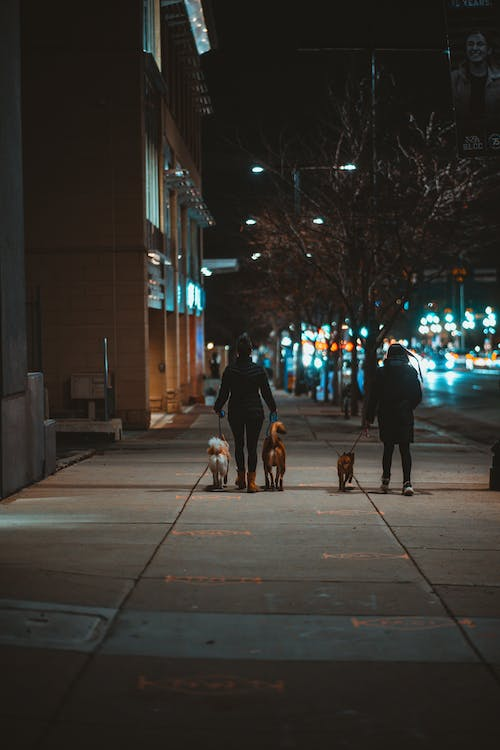
#> input picture free-photo-of-people-walking-dogs-on-sidewalk-at-night.jpeg, 500 x 750 px
$ python functions.py
#> lines starting #> are read from the running program, lines starting #| are printed output that depends on the picture; after the words box and inside, x2 and y2 are one past the last pixel; in counts of white or black regions, pixels touching at a corner belong together
# from color image to gray image

import cv2
import numpy as np

img = cv2.imread("free-photo-of-people-walking-dogs-on-sidewalk-at-night.jpeg")
#> img is the input picture: shape (750, 500, 3); mean B, G, R 44.5, 49.7, 52.2
gray = cv2.cvtColor(img, cv2.COLOR_BGR2GRAY)
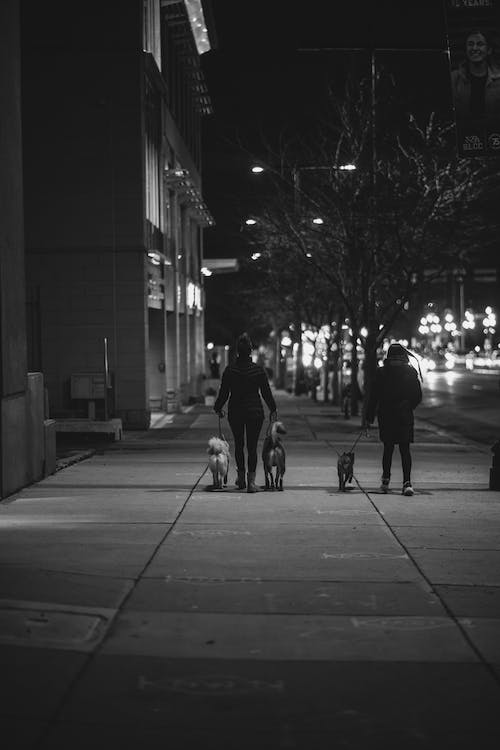
#> gray: shape (750, 500); min 0, max 255, mean 49.8
cv2.imshow("GRAY IMAGE", gray)


# bluring or image
blur_img = cv2.GaussianBlur(img, (7, 7), 0)
cv2.imshow("BLUR IMAGE", blur_img)


# Edge Detection
imgCanny = cv2.Canny(img, 100, 100)
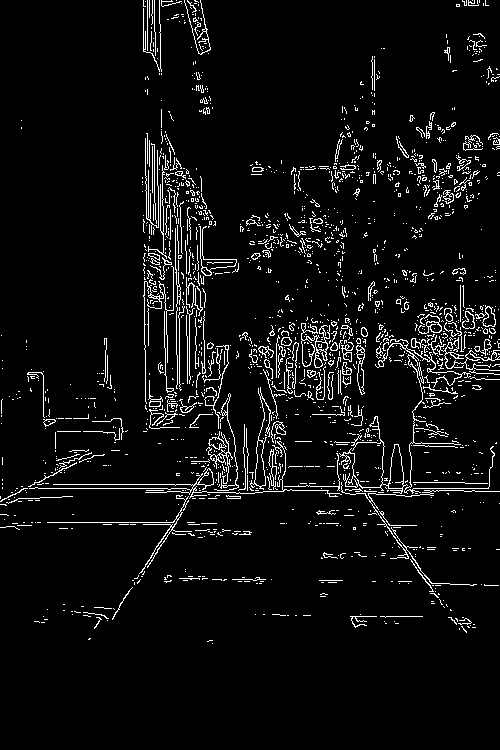
#> imgCanny: shape (750, 500); 5.4% white in thin lines or dots, all inside (x1, y1, x2, y2) = (0, 0, 500, 644)
cv2.imshow("CANNY IMAGE", imgCanny)


# Dilation and Erode
# for Dilationn
kernel = np.ones(
    (5, 5), np.uint8
)  # unassigned integer 8 bit, meaning value can range from 0 to 255
imgDilation = cv2.dilate(gray, kernel, iterations=2)
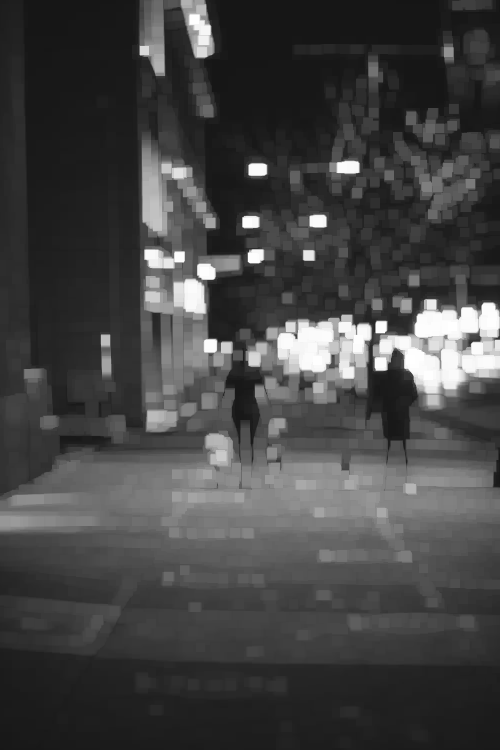
#> imgDilation: shape (750, 500); min 21, max 255, mean 67.8
cv2.imshow("DILATED IMAGE", imgDilation)


# for erode
imgerod = cv2.erode(gray, kernel, iterations=2)
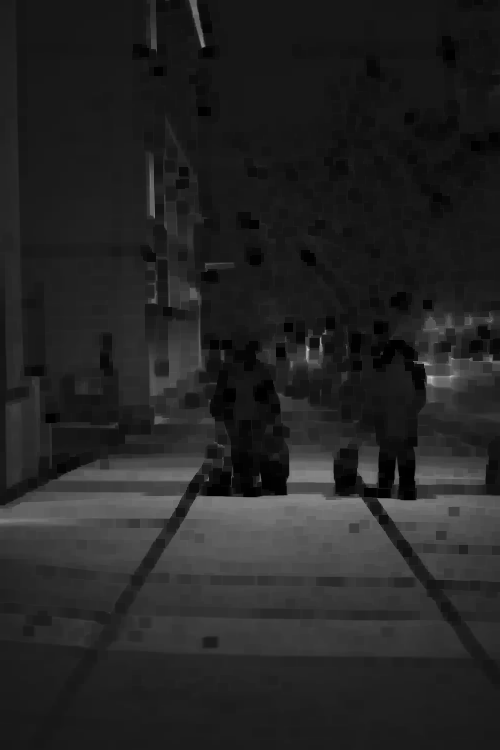
#> imgerod: shape (750, 500); min 0, max 204, mean 36.2
cv2.imshow("EROD IMAGE", imgerod)
cv2.waitKey(0)

# you can erode or dilate with the color images, it must not be a gray image
